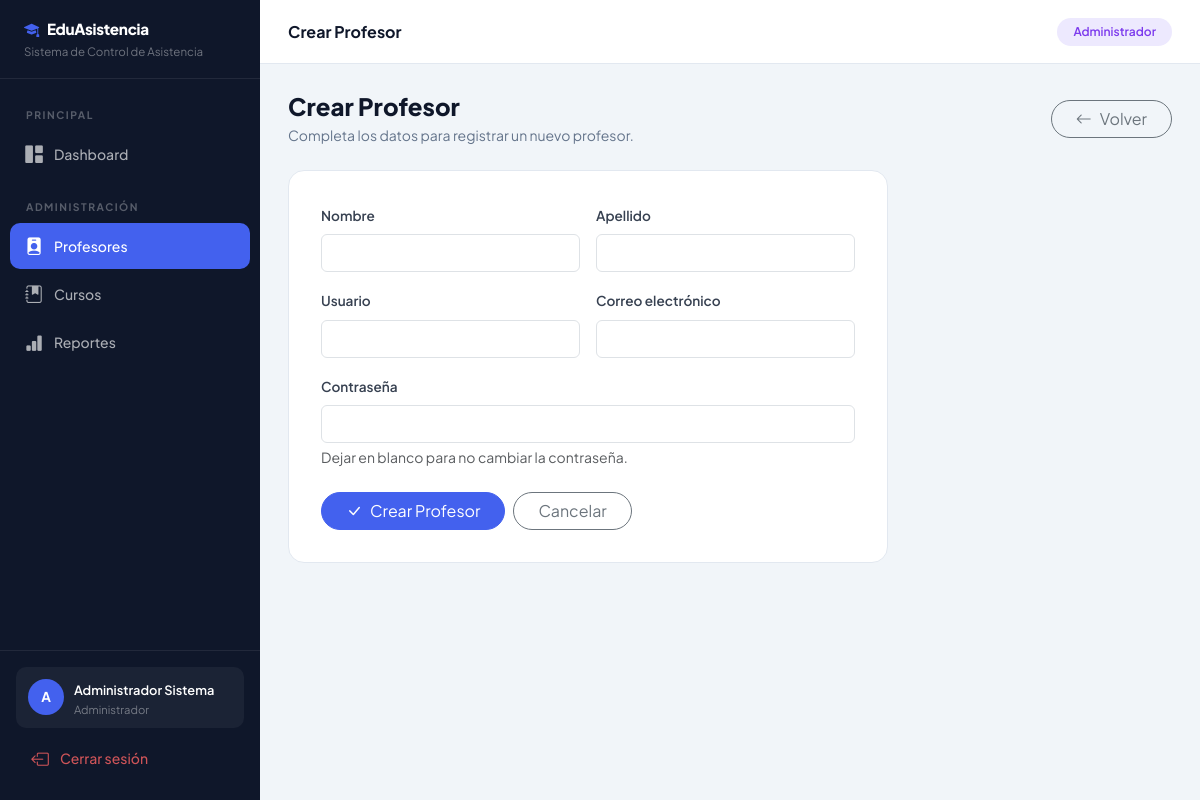
The app's page /profesores/crear/ (signed in) with its own data.
### usuarios/models.py (models this page shows, shortened)
class Usuario(AbstractUser):
    ROLES = (
        ('admin', 'Administrador'),
        ('profesor', 'Profesor'),
    )
    rol = models.CharField(max_length=10, choices=ROLES, default='profesor')
    def es_admin(self):
        return self.rol == 'admin'

### usuarios/views.py (the view)
# urls.py: path('profesores/crear/', views.crear_profesor, name='crear_profesor'),
@login_required
def crear_profesor(request):
    if not request.user.es_admin():
        messages.error(request, 'No tienes permiso.')
        return redirect('dashboard')
    if request.method == 'POST':
        form = ProfesorForm(request.POST)
        if form.is_valid():
            profesor = form.save(commit=False)
            password = form.cleaned_data.get('password')
            if not password:
                messages.error(request, 'La contraseña es obligatoria al crear un profesor.')
                return render(request, 'usuarios/form_profesor.html', {'form': form, 'accion': 'Crear'})
            profesor.set_password(password)
            profesor.rol = 'profesor'
            profesor.save()
            messages.success(request, f'Profesor {profesor.get_full_name() or profesor.username} creado exitosamente.')
            return redirect('lista_profesores')
    else:
        form = ProfesorForm()
    return render(request, 'usuarios/form_profesor.html', {'form': form, 'accion': 'Crear'})

### usuarios/forms.py (shortened to what this page needs)
class ProfesorForm(forms.ModelForm):
    password = forms.CharField(
        label='Contraseña',
        widget=forms.PasswordInput(attrs={'class': 'form-control'}),
        required=False,
        help_text='Dejar en blanco para no cambiar la contraseña.'
    )
    class Meta:
        model = Usuario
        fields = ['username', 'first_name', 'last_name', 'email', 'password']
        labels = {
            'username': 'Usuario',
            'first_name': 'Nombre',
            'last_name': 'Apellido',
            'email': 'Correo electrónico',
        }
        widgets = {
            'username': forms.TextInput(attrs={'class': 'form-control'}),
            'first_name': forms.TextInput(attrs={'class': 'form-control'}),
            'last_name': forms.TextInput(attrs={'class': 'form-control'}),
            'email': forms.EmailInput(attrs={'class': 'form-control'}),
        }

### templates/usuarios/form_profesor.html (shortened to what this page needs)
{% extends 'base.html' %}
{% block page_title %}{{ accion }} Profesor{% endblock %}
{% block content %}
<div class="page-header">
    <div>
        <h4>{{ accion }} Profesor</h4>
        <p>{% if accion == 'Crear' %}Completa los datos para registrar un nuevo profesor.{% else %}Modifica los datos del profesor.{% endif %}</p>
    </div>
    <a href="{% url 'lista_profesores' %}" class="btn btn-outline-secondary rounded-pill px-4">
        <i class="bi bi-arrow-left me-2"></i>Volver
    </a>
</div>
<div class="form-card">
    <form method="post">
        <div class="row g-3">
            <div class="col-md-6">
                <label class="form-label">{{ form.first_name.label }}</label>
                {{ form.first_name }}
            </div>
            <div class="col-md-6">
                <label class="form-label">{{ form.last_name.label }}</label>
                {{ form.last_name }}
            </div>
            <div class="col-md-6">
                <label class="form-label">{{ form.username.label }}</label>
                {{ form.username }}
            </div>
            <div class="col-md-6">
                <label class="form-label">{{ form.email.label }}</label>
                {{ form.email }}
            </div>
            <div class="col-12">
                <label class="form-label">{{ form.password.label }}</label>
                {{ form.password }}
                {% if form.password.help_text %}<div class="text-muted small mt-1">{{ form.password.help_text }}</div>{% endif %}
            </div>
        </div>
        <div class="d-flex gap-2 mt-4">
            <button type="submit" class="btn btn-primary px-4 rounded-pill">
                <i class="bi bi-check-lg me-2"></i>{{ accion }} Profesor
            </button>
            <a href="{% url 'lista_profesores' %}" class="btn btn-outline-secondary rounded-pill px-4">Cancelar</a>
        </div>
    </form>
</div>
{% endblock %}

### templates/base.html (shortened to what this page needs)
<!DOCTYPE html>
<html lang="es">
<head>
    <link href="https://cdn.jsdelivr.net/npm/bootstrap@5.3.0/dist/css/bootstrap.min.css" rel="stylesheet">
    <link href="https://cdn.jsdelivr.net/npm/bootstrap-icons@1.11.0/font/bootstrap-icons.css" rel="stylesheet">
</head>
<body>
    <div class="sidebar" id="sidebar">
        <div class="sidebar-brand">
            <h5><i class="bi bi-mortarboard-fill me-2" style="color:var(--primary)"></i>EduAsistencia</h5>
            <small>Sistema de Control de Asistencia</small>
        </div>
        <div class="sidebar-nav mt-2">
            <div class="sidebar-section">Principal</div>
            <a href="{% url 'dashboard' %}" class="sidebar-link {% if request.resolver_match.url_name == 'dashboard' %}active{% endif %}">
                <i class="bi bi-grid-1x2-fill"></i> Dashboard
            </a>
            {% if user.es_admin %}
            <div class="sidebar-section">Administración</div>
            <a href="{% url 'lista_profesores' %}" class="sidebar-link {% if 'profesor' in request.resolver_match.url_name %}active{% endif %}">
                <i class="bi bi-person-badge-fill"></i> Profesores
            </a>
            <a href="{% url 'lista_cursos' %}" class="sidebar-link {% if 'curso' in request.resolver_match.url_name %}active{% endif %}">
                <i class="bi bi-journal-bookmark-fill"></i> Cursos
            </a>
            <a href="{% url 'reporte_asistencia' %}" class="sidebar-link {% if request.resolver_match.url_name == 'reporte_asistencia' %}active{% endif %}">
                <i class="bi bi-bar-chart-fill"></i> Reportes
            </a>
            {% else %}
            <div class="sidebar-section">Mis Cursos</div>
            <a href="{% url 'lista_cursos' %}" class="sidebar-link {% if 'curso' in request.resolver_match.url_name %}active{% endif %}">
                <i class="bi bi-journal-bookmark-fill"></i> Mis Cursos
            </a>
            {% endif %}
        </div>
        <div class="sidebar-footer">
            <div class="sidebar-user">
                <div class="user-avatar">{{ user.username|first|upper }}</div>
                <div class="user-info">
                    <span>{{ user.get_full_name|default:user.username }}</span>
                    <small>{{ user.get_rol_display }}</small>
                </div>
            </div>
            <a href="{% url 'logout' %}" class="sidebar-link mt-2" style="color:rgba(255,100,100,.8)">
                <i class="bi bi-box-arrow-left"></i> Cerrar sesión
            </a>
        </div>
    </div>
    <div class="main-content">
        <div class="topbar">
            <h6>{% block page_title %}{% endblock %}</h6>
            <div class="topbar-actions">
                <span class="badge badge-{{ user.rol }} px-3 py-2 rounded-pill">
                    {{ user.get_rol_display }}
                </span>
            </div>
        </div>
        <div class="page-content">
            {% block content %}{% endblock %}
        </div>
    </div>
</body>
</html>

### templates/base.html (style rules this page uses)
:root { --primary: #4361ee; --primary-dark: #3a56d4; --secondary: #7209b7; --success: #2ec4b6; --danger: #e63946; --warning: #ff9f1c; --sidebar-bg: #0f172a; --sidebar-width: 260px; --header-height: 64px; }
* { font-family: 'Plus Jakarta Sans', sans-serif; }
body { background: #f1f5f9; min-height: 100vh; }
.sidebar { position: fixed; top: 0; left: 0; width: var(--sidebar-width); height: 100vh; background: var(--sidebar-bg); display: flex; flex-direction: column; z-index: 1000; transition: transform .3s ease; overflow-y: auto; }
.sidebar-brand { padding: 20px 24px 16px; border-bottom: 1px solid rgba(255,255,255,.08); }
.sidebar-brand h5 { color: #fff; font-weight: 800; font-size: .95rem; margin: 0; letter-spacing: -.3px; }
.sidebar-brand small { color: rgba(255,255,255,.4); font-size: .72rem; }
.sidebar-section { padding: 20px 16px 8px; font-size: .65rem; font-weight: 700; text-transform: uppercase; letter-spacing: 1.5px; color: rgba(255,255,255,.3); }
.sidebar-nav { padding: 0 10px; }
.sidebar-link { display: flex; align-items: center; gap: 10px; padding: 10px 14px; border-radius: 10px; color: rgba(255,255,255,.65); text-decoration: none; font-size: .875rem; font-weight: 500; margin-bottom: 2px; transition: all .2s; }
.sidebar-link:hover, .sidebar-link.active { background: rgba(255,255,255,.1); color: #fff; }
.sidebar-link.active { background: var(--primary); color: #fff; }
.sidebar-link i { font-size: 1.1rem; width: 20px; text-align: center; }
.sidebar-footer { margin-top: auto; padding: 16px; border-top: 1px solid rgba(255,255,255,.08); }
.sidebar-user { display: flex; align-items: center; gap: 10px; padding: 10px 12px; border-radius: 10px; background: rgba(255,255,255,.05); }
.user-avatar { width: 36px; height: 36px; border-radius: 50%; background: var(--primary); color: #fff; display: flex; align-items: center; justify-content: center; font-weight: 700; font-size: .85rem; flex-shrink: 0; }
.user-info small { color: rgba(255,255,255,.4); font-size: .7rem; display: block; }
.user-info span { color: #fff; font-size: .8rem; font-weight: 600; }
.main-content { margin-left: var(--sidebar-width); min-height: 100vh; display: flex; flex-direction: column; }
.topbar { height: var(--header-height); background: #fff; border-bottom: 1px solid #e2e8f0; display: flex; align-items: center; padding: 0 28px; gap: 12px; position: sticky; top: 0; z-index: 100; }
.topbar h6 { margin: 0; font-weight: 700; font-size: 1rem; color: #0f172a; }
.topbar-actions { margin-left: auto; display: flex; align-items: center; gap: 8px; }
.page-content { padding: 28px; flex: 1; }
.badge-admin { background: #ede9fe; color: #7c3aed; font-weight: 600; }
.form-card { background: #fff; border-radius: 16px; border: 1px solid #e2e8f0; padding: 32px; max-width: 600px; }
.form-label { font-weight: 600; font-size: .85rem; color: #374151; }
.btn-primary { background: var(--primary); border-color: var(--primary); }
.page-header { display: flex; align-items: center; justify-content: space-between; margin-bottom: 24px; }
.page-header h4 { font-weight: 800; color: #0f172a; margin: 0; }
.page-header p { color: #64748b; font-size: .875rem; margin: 4px 0 0; }

### records on screen
Usuario: username|first "A", get_full_name "Administrador Sistema", rol "Administrador"

### other values on screen
{{ accion }} "Crear"
